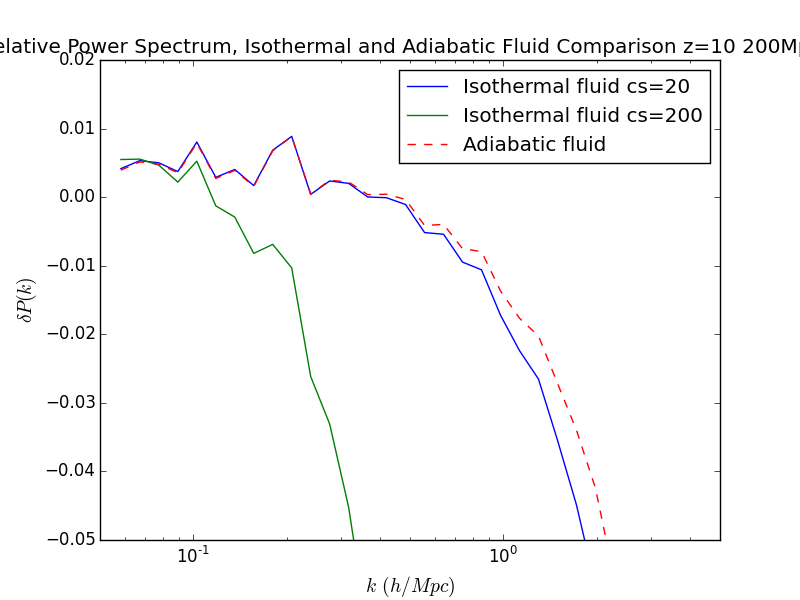

This figure's Python source:
import os
import re
import numpy as np
import matplotlib.pyplot as plt

result_dir = '../../results/'
results = os.listdir(result_dir)

isothermalpattern = re.compile(r'_iso(\d+)')
npattern = re.compile(r'_n(\d+)')

simtypes = ['fluid']
for simtype in simtypes:
    params = [simtype,'b200','n1024','t0.005','h2','iso','z10_']
    filenames = [filename for filename in results if all(param in filename for param in params)]
    filenames.append('fluid_b200_n1024_t0.005_h2_z10.out')
    base = 'particle_b200_n1024_t0.005_h2_z10.out'
    
    kvalues_base, ps_base = np.loadtxt(result_dir+base, unpack=True)

    for filename in filenames:
        if 'iso' in filename:
            isothermal = isothermalpattern.findall(filename)[0]
            if int(isothermal) < 300:
                n = npattern.findall(filename)[0]
                kvalues, ps = np.loadtxt(result_dir+filename, unpack=True)
                ps = (ps - ps_base)/ps_base
                plt.semilogx(kvalues, ps, '-', label='Isothermal fluid cs='+isothermal)
        elif filename is 'fluid_b200_n1024_t0.005_h2_z10.out': 
            kvalues, ps = np.loadtxt(result_dir+filename, unpack=True)
            ps = (ps - ps_base)/ps_base
            plt.semilogx(kvalues, ps, '--', label='Adiabatic fluid')

plt.xlim([0.05,5e0])
plt.ylim([-0.05,0.02])
plt.xlabel('$k \, (h/Mpc)$', fontsize=14)
plt.ylabel('$\delta P(k)$', fontsize=14)
plt.title('Relative Power Spectrum, Isothermal and Adiabatic Fluid Comparison z=10 200Mpc/h')
plt.legend(numpoints=1, loc='best')
plt.savefig('isothermal_fluid_low_adiabatic_normalized_particle_b200_z10.png')

plt.show()